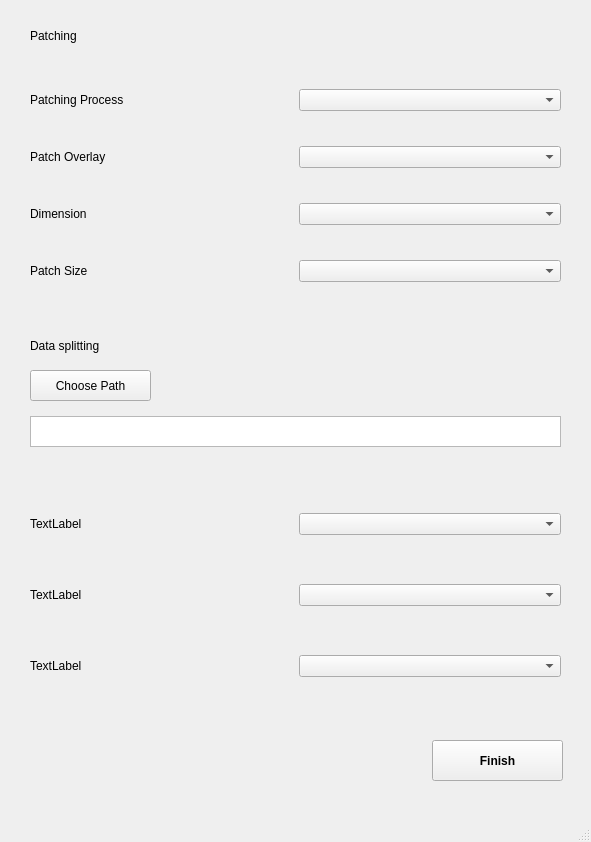
<?xml version="1.0" encoding="UTF-8"?>
<ui version="4.0">
 <class>DataPre</class>
 <widget class="QMainWindow" name="DataPre">
  <property name="geometry">
   <rect>
    <x>0</x>
    <y>0</y>
    <width>591</width>
    <height>842</height>
   </rect>
  </property>
  <property name="windowTitle">
   <string>Data Preprocessing</string>
  </property>
  <widget class="QWidget" name="centralwidget">
   <widget class="QWidget" name="gridLayoutWidget">
    <property name="geometry">
     <rect>
      <x>30</x>
      <y>60</y>
      <width>531</width>
      <height>251</height>
     </rect>
    </property>
    <layout class="QGridLayout" name="gridLayout">
     <property name="bottomMargin">
      <number>0</number>
     </property>
     <item row="0" column="0">
      <widget class="QLabel" name="label">
       <property name="layoutDirection">
        <enum>Qt::LeftToRight</enum>
       </property>
       <property name="text">
        <string>Patching Process</string>
       </property>
      </widget>
     </item>
     <item row="2" column="0">
      <widget class="QLabel" name="label_4">
       <property name="text">
        <string>Dimension</string>
       </property>
      </widget>
     </item>
     <item row="1" column="0">
      <widget class="QLabel" name="label_3">
       <property name="text">
        <string>Patch Overlay</string>
       </property>
      </widget>
     </item>
     <item row="0" column="1">
      <widget class="QComboBox" name="comboBox"/>
     </item>
     <item row="1" column="1">
      <widget class="QComboBox" name="comboBox_2"/>
     </item>
     <item row="2" column="1">
      <widget class="QComboBox" name="comboBox_3"/>
     </item>
     <item row="3" column="0">
      <widget class="QLabel" name="label_2">
       <property name="text">
        <string>Patch Size</string>
       </property>
      </widget>
     </item>
     <item row="3" column="1">
      <widget class="QComboBox" name="comboBox_4"/>
     </item>
    </layout>
   </widget>
   <widget class="QWidget" name="gridLayoutWidget_2">
    <property name="geometry">
     <rect>
      <x>30</x>
      <y>470</y>
      <width>531</width>
      <height>251</height>
     </rect>
    </property>
    <layout class="QGridLayout" name="gridLayout_2">
     <item row="0" column="0">
      <widget class="QLabel" name="label_7">
       <property name="text">
        <string>TextLabel</string>
       </property>
      </widget>
     </item>
     <item row="0" column="1">
      <widget class="QComboBox" name="comboBox_5"/>
     </item>
     <item row="1" column="0">
      <widget class="QLabel" name="label_8">
       <property name="text">
        <string>TextLabel</string>
       </property>
      </widget>
     </item>
     <item row="1" column="1">
      <widget class="QComboBox" name="comboBox_6"/>
     </item>
     <item row="2" column="0">
      <widget class="QLabel" name="label_9">
       <property name="text">
        <string>TextLabel</string>
       </property>
      </widget>
     </item>
     <item row="2" column="1">
      <widget class="QComboBox" name="comboBox_7"/>
     </item>
    </layout>
   </widget>
   <widget class="QLabel" name="label_6">
    <property name="geometry">
     <rect>
      <x>30</x>
      <y>330</y>
      <width>101</width>
      <height>31</height>
     </rect>
    </property>
    <property name="text">
     <string>Data splitting</string>
    </property>
   </widget>
   <widget class="QLabel" name="label_5">
    <property name="geometry">
     <rect>
      <x>30</x>
      <y>20</y>
      <width>111</width>
      <height>31</height>
     </rect>
    </property>
    <property name="frameShape">
     <enum>QFrame::NoFrame</enum>
    </property>
    <property name="text">
     <string>Patching</string>
    </property>
   </widget>
   <widget class="QTextEdit" name="textEdit">
    <property name="geometry">
     <rect>
      <x>30</x>
      <y>416</y>
      <width>531</width>
      <height>31</height>
     </rect>
    </property>
   </widget>
   <widget class="QPushButton" name="pushButton">
    <property name="geometry">
     <rect>
      <x>30</x>
      <y>370</y>
      <width>121</width>
      <height>31</height>
     </rect>
    </property>
    <property name="text">
     <string>Choose Path</string>
    </property>
   </widget>
   <widget class="QPushButton" name="finish">
    <property name="geometry">
     <rect>
      <x>432</x>
      <y>740</y>
      <width>131</width>
      <height>41</height>
     </rect>
    </property>
    <property name="font">
     <font>
      <weight>75</weight>
      <bold>true</bold>
     </font>
    </property>
    <property name="text">
     <string>Finish</string>
    </property>
   </widget>
  </widget>
  <widget class="QMenuBar" name="menubar">
   <property name="geometry">
    <rect>
     <x>0</x>
     <y>0</y>
     <width>591</width>
     <height>26</height>
    </rect>
   </property>
  </widget>
  <widget class="QStatusBar" name="statusbar"/>
 </widget>
 <resources/>
 <connections/>
</ui>
